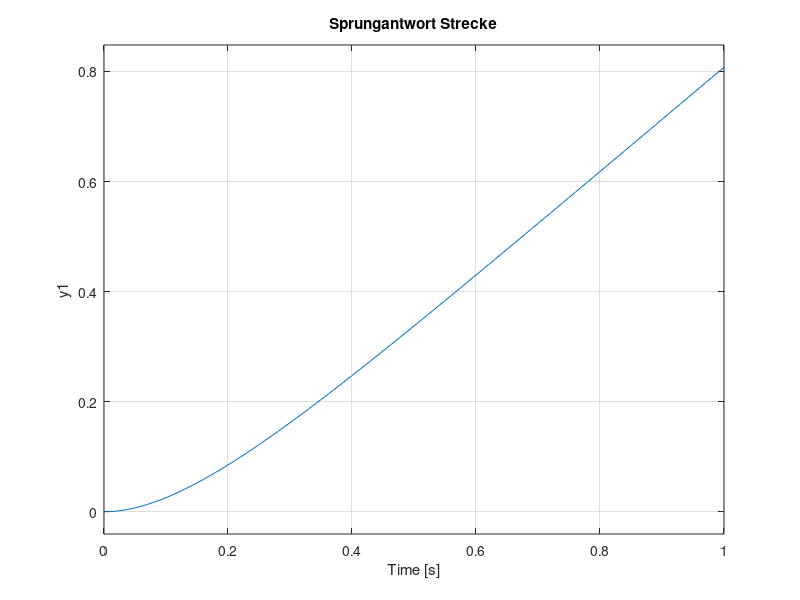
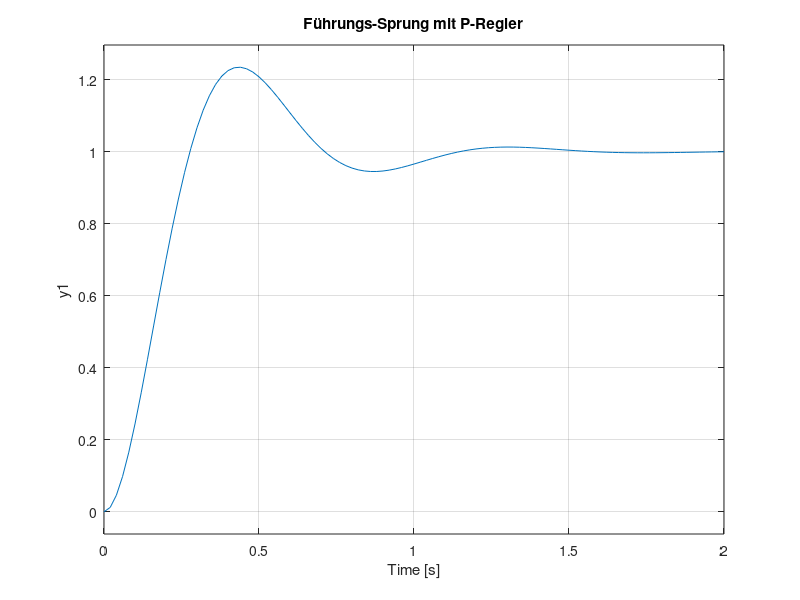
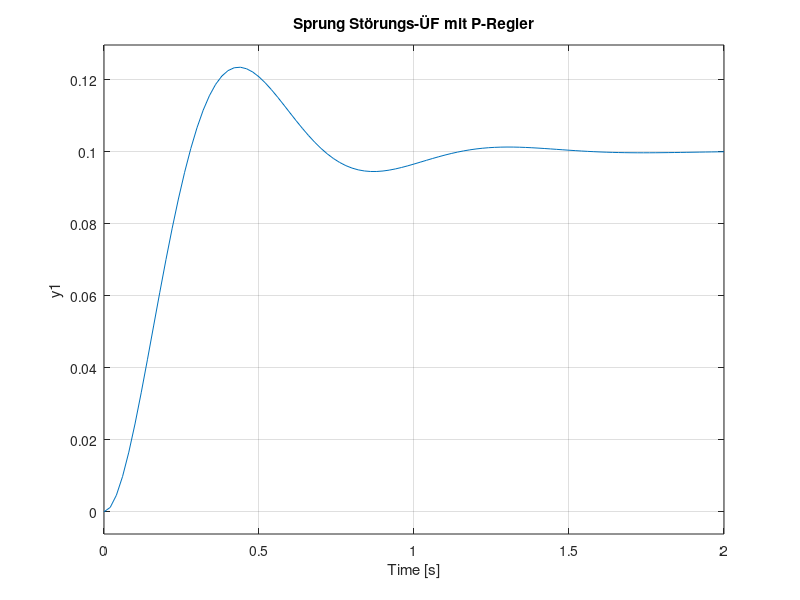
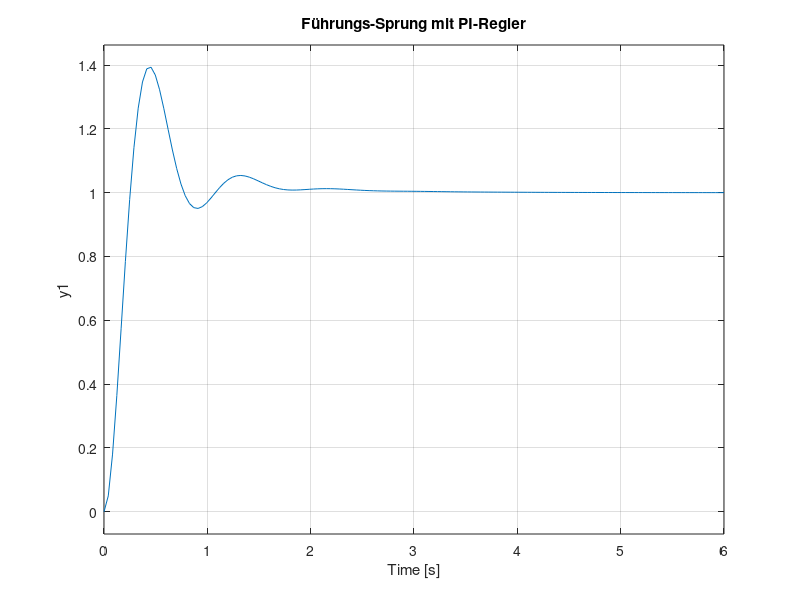

These charts were generated, in order, by the following MATLAB code:
% MATLAB-Code - Regelung einer IT1-Strecke
clc; clear all; close all;
s = tf('s');

%% IT1-Strecke
T1 = 0.15; % aus Messung
ki = 0.95; % aus Messung
G = ki/(s*(1+s*T1)) % ÜF der IT1-Strecke
figure(1); step(G,1); grid on
 title('Sprungantwort Strecke');

%% Std-Regelkreis mit P-Regler
kR = 10;
K = kR % P-Regler
Fo = K*G; % ÜF-offene Schleife
T = Fo/(1+Fo); % Führungs-ÜF
T = minreal(T) % Kürzen
Fst = G/(1+Fo); % Störungs-ÜF
figure(2); step(T); grid on
 title('Führungs-Sprung mit P-Regler')
figure(3); step(Fst); grid on;
 title('Sprung Störungs-ÜF mit P-Regler');
 
%% Std-RK mit PI-Regler
kR2 = 10;
TN = 1;
Kpi = kR2*(1+s*TN)/(s*TN)
Fo2 = Kpi*G; % ÜF-offene Schleife
T2 = Fo2/(1+Fo2); % Führungs-ÜF
T2 = minreal(T2); % Kürzen
Fst2 = G/(1+Fo2); % Störungs-ÜF
figure(20); step(T2); grid on
 title('Führungs-Sprung mit PI-Regler')
figure(21); step(Fst2); grid on;
 title('Sprung Störungs-ÜF mit PI-Regler');